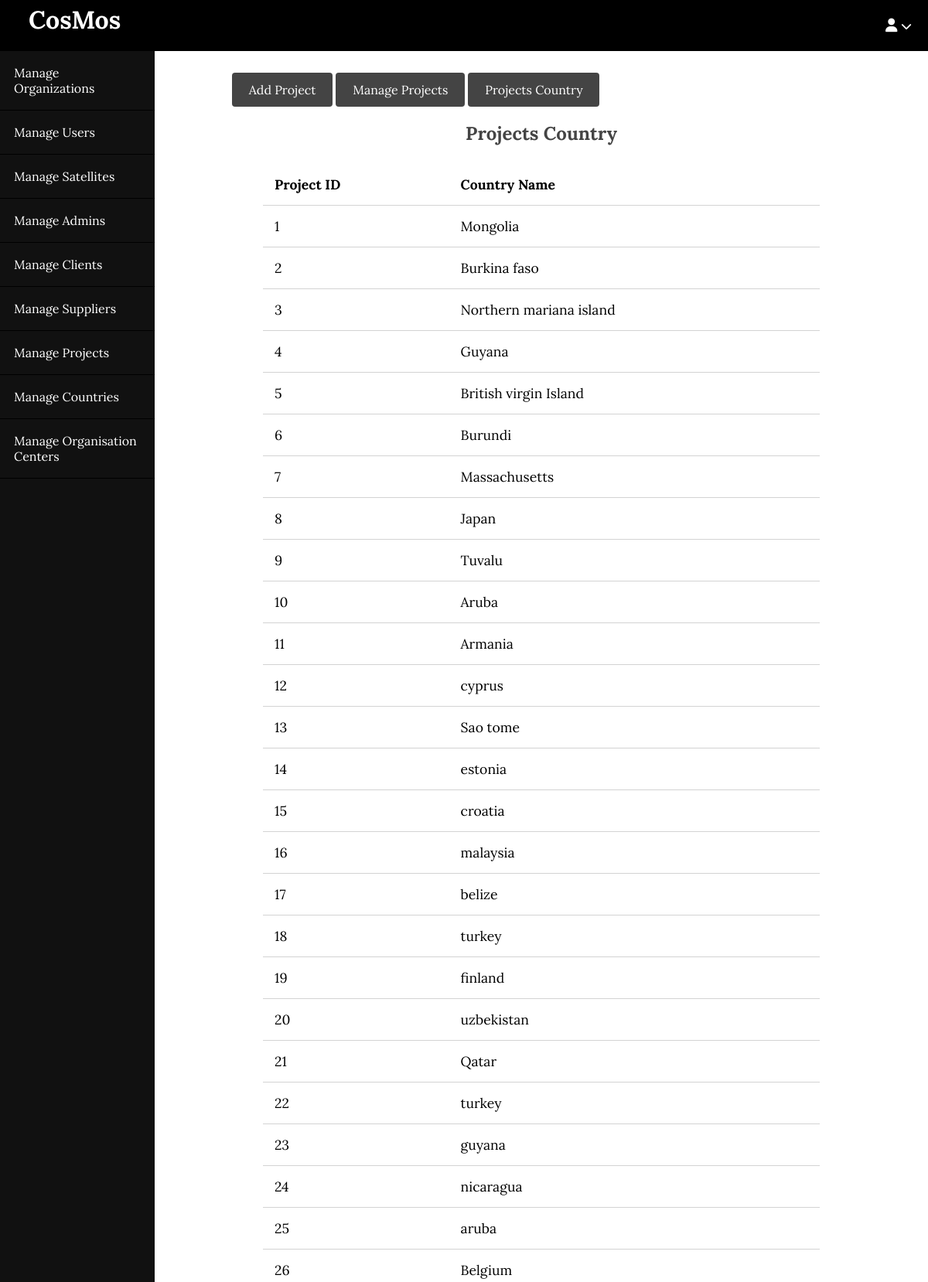
Screenshot of /blog/admin/projects/view.php (upper part) with the database file from the repository.
### tables this page shows
CREATE TABLE `projects_normalised___project_country` (
  `Project_id` int(11) DEFAULT NULL,
  `Country_working` varchar(23) DEFAULT NULL
);

### blog/app/database/db.php (called while the page is built, shortened)
<?php
require('connect.php');
function selectAll($table, $conditions = [])
{
    global $conn;
    $sql = "SELECT * FROM $table";
    if (empty($conditions)) {
        $stmt = $conn->prepare($sql);
        $stmt->execute();
        $records = $stmt->get_result()->fetch_all(MYSQLI_ASSOC);
        return $records;
    }
}

### blog/app/controllers/projects.php (called while the page is built, shortened)
<?php
include(ROOT_PATH . "/app/database/db.php");
$projects_country_info = selectAll('projects_normalised___project_country');

### blog/admin/projects/view.php (the view, shortened to what this page needs)
<?php include(ROOT_PATH . "/app/controllers/projects.php");
?>
<!DOCTYPE html>
<html lang="en">
<head>
    <link rel="stylesheet" href="../../assets/css/style.css">
    <link rel="stylesheet" href="../../assets/css/admin.css">
</head>
<body>
    <?php include(ROOT_PATH . "/app/includes/adminHeader.php"); ?>
    <div class="admin-wrapper">
        <?php include(ROOT_PATH . "/app/includes/adminSidebar.php"); ?>
        <div class="admin-content">
            <div class="button-group">
                <a href="create.php" class="btn btn-big">Add Project</a>
                <a href="index.php" class="btn btn-big">Manage Projects</a>
                <a href="view.php" class="btn btn-big">Projects Country</a>
            </div>
            <div class="content">
                <h2 class="page-title">Projects Country</h2>
                <table>
                    <thead>
                        <th>Project ID</th>
                        <th>Country Name</th>
                    </thead>
                    <tbody>
                        <?php foreach($projects_country_info as $key => $project): ?>
                            <tr>
                                <td><?php echo $project['Project_id'] ?></td>
                                <td><?php echo $project['Country_working'] ?></td>
                            </tr>
                        <?php endforeach; ?>
                    </tbody>
                </table>
            </div>
        </div>
    </div>
</body>
</html>

### blog/assets/css/style.css (style rules this page uses)
* { box-sizing: border-box; }
html, body { height: 100%; padding: 0px; margin: 0px; background: white; font-family:'Lora', serif; }
h1, h2, h3, h4, h5, h6 { color: #444; margin: 5px; }
a { text-decoration: none; color: inherit; }
.btn { padding: .5rem 1rem; background: #444444; color: white; border: 1px solid transparent; border-radius: 0.25rem; }
.btn-big { padding: .7rem 1.3rem; line-height: 1.3rem; }
.content { width: 90%; margin: 30px auto 30px; }

### blog/assets/css/admin.css (style rules this page uses)
.admin-wrapper { display: flex; height: calc(100% - 66px); }
.admin-wrapper .admin-content { flex: 8; height: 100%; padding: 40px 100px 100px; overflow-y: scroll; }
.admin-content .page-title { text-align: center; margin-bottom: 1.5rem; }
table { width: 100%; border-collapse: collapse; font-size: 1.1rem; }
th,td { padding: 15px; text-align: left; border-bottom: 1px solid #d3d3d3; }

### rows the page displays
projects_normalised___project_country: Project_id "1", Country_working "Mongolia"
projects_normalised___project_country: Project_id "2", Country_working "Burkina faso"
projects_normalised___project_country: Project_id "3", Country_working "Northern mariana island"
projects_normalised___project_country: Project_id "4", Country_working "Guyana"
projects_normalised___project_country: Project_id "5", Country_working "British virgin Island"
projects_normalised___project_country: Project_id "6", Country_working "Burundi"
projects_normalised___project_country: Project_id "7", Country_working "Massachusetts"
projects_normalised___project_country: Project_id "8", Country_working "Japan"
projects_normalised___project_country: Project_id "9", Country_working "Tuvalu"
projects_normalised___project_country: Project_id "10", Country_working "Aruba"
projects_normalised___project_country: Project_id "11", Country_working "Armania"
projects_normalised___project_country: Project_id "12", Country_working "cyprus"
projects_normalised___project_country: Project_id "13", Country_working "Sao tome"
projects_normalised___project_country: Project_id "14", Country_working "estonia"
projects_normalised___project_country: Project_id "15", Country_working "croatia"
projects_normalised___project_country: Project_id "16", Country_working "malaysia"
projects_normalised___project_country: Project_id "17", Country_working "belize"
projects_normalised___project_country: Project_id "18", Country_working "turkey"
projects_normalised___project_country: Project_id "19", Country_working "finland"
projects_normalised___project_country: Project_id "20", Country_working "uzbekistan"
projects_normalised___project_country: Project_id "21", Country_working "Qatar"
projects_normalised___project_country: Project_id "22", Country_working "turkey"
projects_normalised___project_country: Project_id "23", Country_working "guyana"
projects_normalised___project_country: Project_id "24", Country_working "nicaragua"
projects_normalised___project_country: Project_id "25", Country_working "aruba"
projects_normalised___project_country: Project_id "26", Country_working "Belgium"
